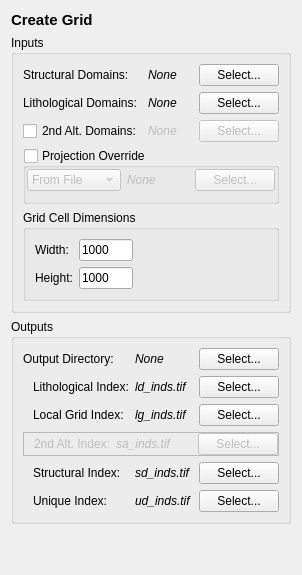
      <widget class="QWidget" name="createGridPage">
       <layout class="QVBoxLayout" name="verticalLayout_3">
        <item>
         <widget class="QLabel" name="label_20">
          <property name="font">
           <font>
            <pointsize>11</pointsize>
            <bold>true</bold>
           </font>
          </property>
          <property name="text">
           <string>Create Grid</string>
          </property>
         </widget>
        </item>
        <item>
         <widget class="QGroupBox" name="groupBox">
          <property name="title">
           <string>Inputs</string>
          </property>
          <layout class="QGridLayout" name="gridLayout">
           <item row="1" column="0">
            <widget class="QLabel" name="label_11">
             <property name="sizePolicy">
              <sizepolicy hsizetype="Maximum" vsizetype="Preferred">
               <horstretch>0</horstretch>
               <verstretch>0</verstretch>
              </sizepolicy>
             </property>
             <property name="text">
              <string>Lithological Domains:</string>
             </property>
            </widget>
           </item>
           <item row="1" column="1">
            <widget class="ElideLabel" name="ldInputLbl">
             <property name="sizePolicy">
              <sizepolicy hsizetype="MinimumExpanding" vsizetype="Preferred">
               <horstretch>0</horstretch>
               <verstretch>0</verstretch>
              </sizepolicy>
             </property>
             <property name="font">
              <font>
               <italic>true</italic>
              </font>
             </property>
             <property name="toolTip">
              <string>Path to file containing polygons representing lithological domains</string>
             </property>
             <property name="text">
              <string>None</string>
             </property>
            </widget>
           </item>
           <item row="1" column="2">
            <widget class="QPushButton" name="ldInputButton">
             <property name="toolTip">
              <string>Select the file containing lithological domain polygons</string>
             </property>
             <property name="text">
              <string>Select...</string>
             </property>
            </widget>
           </item>
           <item row="0" column="2">
            <widget class="QPushButton" name="sdInputButton">
             <property name="toolTip">
              <string>Select the file containing structural domain polygons</string>
             </property>
             <property name="text">
              <string>Select...</string>
             </property>
            </widget>
           </item>
           <item row="4" column="0" colspan="3">
            <widget class="QGroupBox" name="groupBox_7">
             <property name="title">
              <string>Grid Cell Dimensions</string>
             </property>
             <layout class="QGridLayout" name="gridLayout_9">
              <item row="0" column="1">
               <widget class="QLineEdit" name="widthField">
                <property name="sizePolicy">
                 <sizepolicy hsizetype="Maximum" vsizetype="Fixed">
                  <horstretch>0</horstretch>
                  <verstretch>0</verstretch>
                 </sizepolicy>
                </property>
                <property name="maximumSize">
                 <size>
                  <width>54</width>
                  <height>16777215</height>
                 </size>
                </property>
                <property name="toolTip">
                 <string>Width of output grid cell, with units defined by the output projection</string>
                </property>
                <property name="text">
                 <string>1000</string>
                </property>
               </widget>
              </item>
              <item row="0" column="0">
               <widget class="QLabel" name="label_6">
                <property name="sizePolicy">
                 <sizepolicy hsizetype="Maximum" vsizetype="Preferred">
                  <horstretch>0</horstretch>
                  <verstretch>0</verstretch>
                 </sizepolicy>
                </property>
                <property name="text">
                 <string>Width:</string>
                </property>
               </widget>
              </item>
              <item row="1" column="1">
               <widget class="QLineEdit" name="heightField">
                <property name="sizePolicy">
                 <sizepolicy hsizetype="Maximum" vsizetype="Fixed">
                  <horstretch>0</horstretch>
                  <verstretch>0</verstretch>
                 </sizepolicy>
                </property>
                <property name="maximumSize">
                 <size>
                  <width>54</width>
                  <height>16777215</height>
                 </size>
                </property>
                <property name="toolTip">
                 <string>Height of output grid cell, with units defined by the output projection</string>
                </property>
                <property name="text">
                 <string>1000</string>
                </property>
               </widget>
              </item>
              <item row="1" column="0">
               <widget class="QLabel" name="label_10">
                <property name="text">
                 <string>Height:</string>
                </property>
               </widget>
              </item>
              <item row="0" column="2">
               <spacer name="horizontalSpacer_3">
                <property name="orientation">
                 <enum>Qt::Horizontal</enum>
                </property>
                <property name="sizeHint" stdset="0">
                 <size>
                  <width>40</width>
                  <height>20</height>
                 </size>
                </property>
               </spacer>
              </item>
             </layout>
            </widget>
           </item>
           <item row="2" column="0">
            <widget class="QCheckBox" name="saInputCB">
             <property name="toolTip">
              <string>Enable the inclusion of secondary alteration domains as part of task</string>
             </property>
             <property name="text">
              <string>2nd Alt. Domains:</string>
             </property>
            </widget>
           </item>
           <item row="0" column="1">
            <widget class="ElideLabel" name="sdInputLbl">
             <property name="sizePolicy">
              <sizepolicy hsizetype="MinimumExpanding" vsizetype="Preferred">
               <horstretch>0</horstretch>
               <verstretch>0</verstretch>
              </sizepolicy>
             </property>
             <property name="font">
              <font>
               <italic>true</italic>
              </font>
             </property>
             <property name="toolTip">
              <string>Path to file containing polygons representing structural domains</string>
             </property>
             <property name="text">
              <string>None</string>
             </property>
            </widget>
           </item>
           <item row="2" column="1">
            <widget class="ElideLabel" name="saInputLbl">
             <property name="enabled">
              <bool>false</bool>
             </property>
             <property name="font">
              <font>
               <italic>true</italic>
              </font>
             </property>
             <property name="toolTip">
              <string>Path to file containing polygons representing secondary alteration domains</string>
             </property>
             <property name="text">
              <string>None</string>
             </property>
            </widget>
           </item>
           <item row="3" column="0" colspan="3">
            <widget class="QGroupBox" name="projBox">
             <property name="sizePolicy">
              <sizepolicy hsizetype="Preferred" vsizetype="Preferred">
               <horstretch>0</horstretch>
               <verstretch>0</verstretch>
              </sizepolicy>
             </property>
             <property name="toolTip">
              <string>Explicitly assign a projection to the output data</string>
             </property>
             <property name="title">
              <string>Projection Override</string>
             </property>
             <property name="checkable">
              <bool>true</bool>
             </property>
             <property name="checked">
              <bool>false</bool>
             </property>
             <layout class="QHBoxLayout" name="horizontalLayout_3" stretch="0,0">
              <property name="leftMargin">
               <number>1</number>
              </property>
              <property name="topMargin">
               <number>1</number>
              </property>
              <property name="rightMargin">
               <number>1</number>
              </property>
              <property name="bottomMargin">
               <number>10</number>
              </property>
              <item>
               <widget class="QComboBox" name="projCombo">
                <property name="sizePolicy">
                 <sizepolicy hsizetype="Minimum" vsizetype="Fixed">
                  <horstretch>0</horstretch>
                  <verstretch>0</verstretch>
                 </sizepolicy>
                </property>
                <property name="minimumSize">
                 <size>
                  <width>80</width>
                  <height>0</height>
                 </size>
                </property>
                <property name="toolTip">
                 <string>Select source of projection: *.prj file or EPSG code</string>
                </property>
                <item>
                 <property name="text">
                  <string>From File</string>
                 </property>
                </item>
                <item>
                 <property name="text">
                  <string>From EPSG</string>
                 </property>
                </item>
               </widget>
              </item>
              <item>
               <widget class="QStackedWidget" name="projStack">
                <property name="sizePolicy">
                 <sizepolicy hsizetype="Preferred" vsizetype="Maximum">
                  <horstretch>0</horstretch>
                  <verstretch>0</verstretch>
                 </sizepolicy>
                </property>
                <property name="currentIndex">
                 <number>0</number>
                </property>
                <widget class="QWidget" name="page">
                 <layout class="QHBoxLayout" name="horizontalLayout_4">
                  <property name="leftMargin">
                   <number>0</number>
                  </property>
                  <property name="topMargin">
                   <number>0</number>
                  </property>
                  <property name="rightMargin">
                   <number>0</number>
                  </property>
                  <property name="bottomMargin">
                   <number>0</number>
                  </property>
                  <item>
                   <widget class="ElideLabel" name="projFileLbl">
                    <property name="enabled">
                     <bool>false</bool>
                    </property>
                    <property name="sizePolicy">
                     <sizepolicy hsizetype="MinimumExpanding" vsizetype="Preferred">
                      <horstretch>0</horstretch>
                      <verstretch>0</verstretch>
                     </sizepolicy>
                    </property>
                    <property name="font">
                     <font>
                      <italic>true</italic>
                     </font>
                    </property>
                    <property name="toolTip">
                     <string>Path to file containing projection information</string>
                    </property>
                    <property name="text">
                     <string>None</string>
                    </property>
                   </widget>
                  </item>
                  <item>
                   <widget class="QPushButton" name="projFileButton">
                    <property name="enabled">
                     <bool>false</bool>
                    </property>
                    <property name="toolTip">
                     <string>Select a new projection file</string>
                    </property>
                    <property name="text">
                     <string>Select...</string>
                    </property>
                   </widget>
                  </item>
                 </layout>
                </widget>
                <widget class="QWidget" name="page_2">
                 <layout class="QHBoxLayout" name="horizontalLayout_5">
                  <property name="leftMargin">
                   <number>0</number>
                  </property>
                  <property name="topMargin">
                   <number>0</number>
                  </property>
                  <property name="rightMargin">
                   <number>0</number>
                  </property>
                  <property name="bottomMargin">
                   <number>0</number>
                  </property>
                  <item>
                   <widget class="QLineEdit" name="epsgField">
                    <property name="sizePolicy">
                     <sizepolicy hsizetype="Maximum" vsizetype="Fixed">
                      <horstretch>0</horstretch>
                      <verstretch>0</verstretch>
                     </sizepolicy>
                    </property>
                    <property name="toolTip">
                     <string>EPSG code to apply as projection</string>
                    </property>
                   </widget>
                  </item>
                  <item>
                   <spacer name="horizontalSpacer_2">
                    <property name="orientation">
                     <enum>Qt::Horizontal</enum>
                    </property>
                    <property name="sizeHint" stdset="0">
                     <size>
                      <width>40</width>
                      <height>20</height>
                     </size>
                    </property>
                   </spacer>
                  </item>
                 </layout>
                </widget>
               </widget>
              </item>
             </layout>
            </widget>
           </item>
           <item row="2" column="2">
            <widget class="QPushButton" name="saInputButton">
             <property name="enabled">
              <bool>false</bool>
             </property>
             <property name="toolTip">
              <string>Select the file containing secondary alteration domain polygons</string>
             </property>
             <property name="text">
              <string>Select...</string>
             </property>
            </widget>
           </item>
           <item row="0" column="0">
            <widget class="QLabel" name="label_3">
             <property name="sizePolicy">
              <sizepolicy hsizetype="Maximum" vsizetype="Preferred">
               <horstretch>0</horstretch>
               <verstretch>0</verstretch>
              </sizepolicy>
             </property>
             <property name="text">
              <string>Structural Domains:</string>
             </property>
            </widget>
           </item>
          </layout>
         </widget>
        </item>
        <item>
         <widget class="QGroupBox" name="groupBox_2">
          <property name="title">
           <string>Outputs</string>
          </property>
          <layout class="QGridLayout" name="gridLayout_2">
           <item row="2" column="2">
            <widget class="QPushButton" name="ldIndsButton">
             <property name="enabled">
              <bool>true</bool>
             </property>
             <property name="toolTip">
              <string>Select location to save the lithological index file</string>
             </property>
             <property name="text">
              <string>Select...</string>
             </property>
            </widget>
           </item>
           <item row="7" column="1">
            <widget class="ElideLabel" name="sdIndsLbl">
             <property name="enabled">
              <bool>true</bool>
             </property>
             <property name="sizePolicy">
              <sizepolicy hsizetype="MinimumExpanding" vsizetype="Preferred">
               <horstretch>0</horstretch>
               <verstretch>0</verstretch>
              </sizepolicy>
             </property>
             <property name="font">
              <font>
               <italic>true</italic>
              </font>
             </property>
             <property name="toolTip">
              <string>Path to save location of structural index raster; relative or absolute</string>
             </property>
             <property name="text">
              <string>sd_inds.tif</string>
             </property>
            </widget>
           </item>
           <item row="0" column="2">
            <widget class="QPushButton" name="cgOutDirButton">
             <property name="toolTip">
              <string>Set the output file directory</string>
             </property>
             <property name="text">
              <string>Select...</string>
             </property>
            </widget>
           </item>
           <item row="5" column="1">
            <widget class="ElideLabel" name="lgIndsLbl">
             <property name="enabled">
              <bool>true</bool>
             </property>
             <property name="sizePolicy">
              <sizepolicy hsizetype="MinimumExpanding" vsizetype="Preferred">
               <horstretch>0</horstretch>
               <verstretch>0</verstretch>
              </sizepolicy>
             </property>
             <property name="font">
              <font>
               <italic>true</italic>
              </font>
             </property>
             <property name="toolTip">
              <string>Path to save location of local grid index raster; relative or absolute</string>
             </property>
             <property name="text">
              <string>lg_inds.tif</string>
             </property>
            </widget>
           </item>
           <item row="0" column="1">
            <widget class="ElideLabel" name="cgOutDirLbl">
             <property name="sizePolicy">
              <sizepolicy hsizetype="MinimumExpanding" vsizetype="Preferred">
               <horstretch>0</horstretch>
               <verstretch>0</verstretch>
              </sizepolicy>
             </property>
             <property name="font">
              <font>
               <italic>true</italic>
              </font>
             </property>
             <property name="toolTip">
              <string>The directory to save the following output files in; only required if the any of the following paths are relative</string>
             </property>
             <property name="text">
              <string>None</string>
             </property>
            </widget>
           </item>
           <item row="5" column="2">
            <widget class="QPushButton" name="lgIndsButton">
             <property name="enabled">
              <bool>true</bool>
             </property>
             <property name="toolTip">
              <string>Select location to save the local grid index file</string>
             </property>
             <property name="text">
              <string>Select...</string>
             </property>
            </widget>
           </item>
           <item row="9" column="1">
            <widget class="ElideLabel" name="udIndsLbl">
             <property name="enabled">
              <bool>true</bool>
             </property>
             <property name="sizePolicy">
              <sizepolicy hsizetype="MinimumExpanding" vsizetype="Preferred">
               <horstretch>0</horstretch>
               <verstretch>0</verstretch>
              </sizepolicy>
             </property>
             <property name="font">
              <font>
               <italic>true</italic>
              </font>
             </property>
             <property name="toolTip">
              <string>Path to save location of unique index raster; relative or absolute</string>
             </property>
             <property name="text">
              <string>ud_inds.tif</string>
             </property>
            </widget>
           </item>
           <item row="9" column="0">
            <widget class="QLabel" name="label_8">
             <property name="text">
              <string>Unique Index:</string>
             </property>
             <property name="indent">
              <number>10</number>
             </property>
            </widget>
           </item>
           <item row="5" column="0">
            <widget class="QLabel" name="label_5">
             <property name="text">
              <string>Local Grid Index:</string>
             </property>
             <property name="indent">
              <number>10</number>
             </property>
            </widget>
           </item>
           <item row="9" column="2">
            <widget class="QPushButton" name="udIndsButton">
             <property name="enabled">
              <bool>true</bool>
             </property>
             <property name="toolTip">
              <string>Select location to save the unique index file</string>
             </property>
             <property name="text">
              <string>Select...</string>
             </property>
            </widget>
           </item>
           <item row="7" column="0">
            <widget class="QLabel" name="label_7">
             <property name="text">
              <string>Structural Index:</string>
             </property>
             <property name="indent">
              <number>10</number>
             </property>
            </widget>
           </item>
           <item row="2" column="1">
            <widget class="ElideLabel" name="ldIndsLbl">
             <property name="enabled">
              <bool>true</bool>
             </property>
             <property name="sizePolicy">
              <sizepolicy hsizetype="MinimumExpanding" vsizetype="Preferred">
               <horstretch>0</horstretch>
               <verstretch>0</verstretch>
              </sizepolicy>
             </property>
             <property name="font">
              <font>
               <italic>true</italic>
              </font>
             </property>
             <property name="toolTip">
              <string>Path to save location of lithological index raster; relative or absolute</string>
             </property>
             <property name="text">
              <string>ld_inds.tif</string>
             </property>
            </widget>
           </item>
           <item row="6" column="0" colspan="3">
            <widget class="QFrame" name="saIndsFrame">
             <property name="enabled">
              <bool>false</bool>
             </property>
             <property name="minimumSize">
              <size>
               <width>0</width>
               <height>0</height>
              </size>
             </property>
             <property name="frameShape">
              <enum>QFrame::StyledPanel</enum>
             </property>
             <property name="frameShadow">
              <enum>QFrame::Raised</enum>
             </property>
             <layout class="QGridLayout" name="gridLayout_7">
              <property name="leftMargin">
               <number>0</number>
              </property>
              <property name="topMargin">
               <number>0</number>
              </property>
              <property name="rightMargin">
               <number>0</number>
              </property>
              <property name="bottomMargin">
               <number>0</number>
              </property>
              <item row="0" column="0">
               <widget class="QLabel" name="label_32">
                <property name="minimumSize">
                 <size>
                  <width>0</width>
                  <height>0</height>
                 </size>
                </property>
                <property name="text">
                 <string>2nd Alt. Index:</string>
                </property>
                <property name="indent">
                 <number>10</number>
                </property>
               </widget>
              </item>
              <item row="0" column="1">
               <widget class="ElideLabel" name="saIndsLbl">
                <property name="sizePolicy">
                 <sizepolicy hsizetype="MinimumExpanding" vsizetype="Preferred">
                  <horstretch>0</horstretch>
                  <verstretch>0</verstretch>
                 </sizepolicy>
                </property>
                <property name="font">
                 <font>
                  <italic>true</italic>
                 </font>
                </property>
                <property name="toolTip">
                 <string>Path to save location of secondary alteration index raster; relative or absolute</string>
                </property>
                <property name="text">
                 <string>sa_inds.tif</string>
                </property>
               </widget>
              </item>
              <item row="0" column="2">
               <widget class="QPushButton" name="saIndsButton">
                <property name="toolTip">
                 <string>Select location to save the secondary alteration index file</string>
                </property>
                <property name="text">
                 <string>Select...</string>
                </property>
               </widget>
              </item>
             </layout>
            </widget>
           </item>
           <item row="0" column="0">
            <widget class="QLabel" name="label_9">
             <property name="sizePolicy">
              <sizepolicy hsizetype="Maximum" vsizetype="Preferred">
               <horstretch>0</horstretch>
               <verstretch>0</verstretch>
              </sizepolicy>
             </property>
             <property name="text">
              <string>Output Directory:</string>
             </property>
            </widget>
           </item>
           <item row="7" column="2">
            <widget class="QPushButton" name="sdIndsButton">
             <property name="enabled">
              <bool>true</bool>
             </property>
             <property name="toolTip">
              <string>Select location to save the structural index file</string>
             </property>
             <property name="text">
              <string>Select...</string>
             </property>
            </widget>
           </item>
           <item row="2" column="0">
            <widget class="QLabel" name="label_4">
             <property name="text">
              <string>Lithological Index:</string>
             </property>
             <property name="indent">
              <number>10</number>
             </property>
            </widget>
           </item>
          </layout>
         </widget>
        </item>
        <item>
         <spacer name="verticalSpacer_2">
          <property name="orientation">
           <enum>Qt::Vertical</enum>
          </property>
          <property name="sizeHint" stdset="0">
           <size>
            <width>20</width>
            <height>40</height>
           </size>
          </property>
         </spacer>
        </item>
       </layout>
      </widget>
